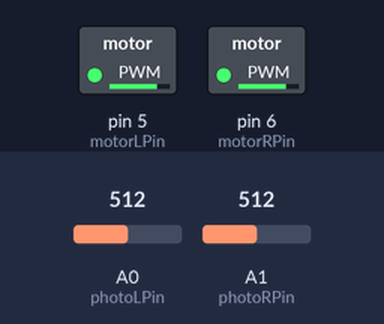
The sketch below on a simulated Arduino Uno, built with avr-gcc and run on an emulated ATmega328P. On the bench: switched loads named in the sketch (green lamp = pin HIGH). The test bench sets the inputs (shaded band); at power-on: A0 (photoLPin) = 512, A1 (photoRPin) = 512.

Above: at 1.2 s.
1.3 s: A0 (photoLPin) set to 900
At 2.2 s:
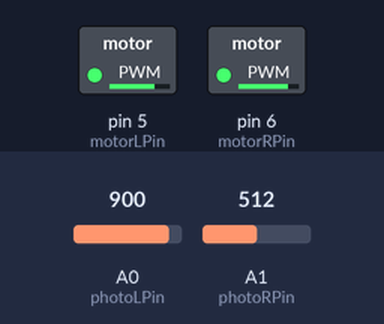
2.8 s: A0 (photoLPin) set to 122
At 3.3 s:
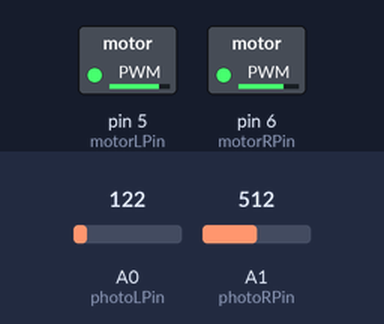
4.3 s: A1 (photoRPin) set to 716
At 5.5 s:
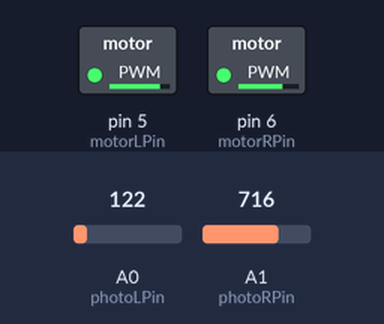
5.8 s: A1 (photoRPin) set to 122
At 6.5 s:
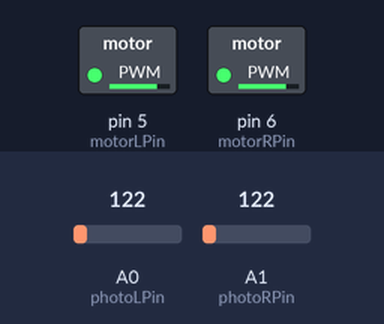
7.3 s: A1 (photoRPin) set to 511
At 7.9 s:
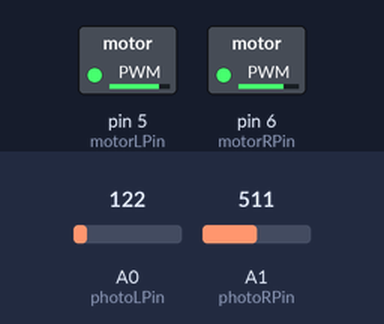
Timing chart, 0 to 9.8 s (numbered marks = the images above; inputs shaded):
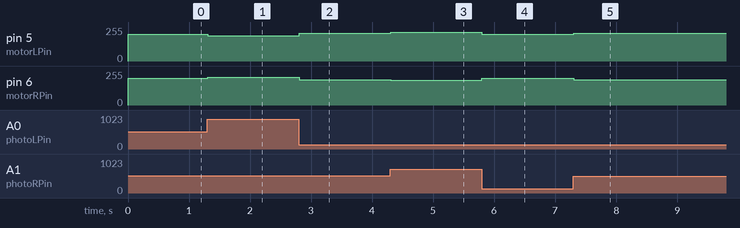

The sketch:

Photocar.ino
```cpp
//Martin Økter
//12.03.2022
//Photocar

int photoRPin = A1;
int photoLPin = A0;
int motorRPin = 6;
int motorLPin = 5;


void setup() {
  //Setup of the pinmodes, and other code which are only to be run ones

  pinMode(photoRPin, INPUT);
  pinMode(photoLPin, INPUT);
  pinMode(motorRPin, OUTPUT);
  pinMode(motorLPin, OUTPUT);
}

void loop() {
  //Main loop for your code which is suposed to be ran for as long as the Arduino have power

  int lightR = analogRead(photoRPin); //Read value of photoresistor 1
  int lightL = analogRead(photoLPin); //Read value og photoresistor 2

  int lightSum = (lightR + lightL)/2; //Find mean vaue of the two sensores
  int lightDiff = lightR - lightL;      //Find the differance form the two sensores

  int motorBaseSpeed = constrain(map(lightSum, 2000, 4095, 200, 0),0,200);             //Invert the sum for use to speed and allow for turn at max speeed
  int corrSpeed = map(lightDiff, -4095, 4095, -100, 100);

  int motorRSpeed = constrain(motorBaseSpeed - corrSpeed, 0, 255);  //Calcualte speed for right motor and constrain for PWM
  int motorLSpeed = constrain(motorBaseSpeed + corrSpeed, 0, 255);  //Calcualte speed for left motor and constrain for PWM

  analogWrite(motorRPin, motorRSpeed);  //Write to motorcontroller
  analogWrite(motorLPin, motorLSpeed);  //-||-

  delay(10); //Constrict the motor for running to fast
}
```

Measured:
- after the input at 1.3 s, pin 5 (motorLPin): 200/255 → 190/255 at once; pin 6 (motorRPin): 200/255 → 210/255 at once
- after the input at 2.8 s, pin 5 (motorLPin): 190/255 → 209/255 at once; pin 6 (motorRPin): 210/255 → 191/255 at once
- after the input at 4.3 s, pin 5 (motorLPin): 209/255 → 214/255 at once; pin 6 (motorRPin): 191/255 → 186/255 at once
- after the input at 5.8 s, pin 5 (motorLPin): 214/255 → 200/255 at once; pin 6 (motorRPin): 186/255 → 200/255 at once
- after the input at 7.3 s, pin 5 (motorLPin): 200/255 → 209/255 at once; pin 6 (motorRPin): 200/255 → 191/255 at once
